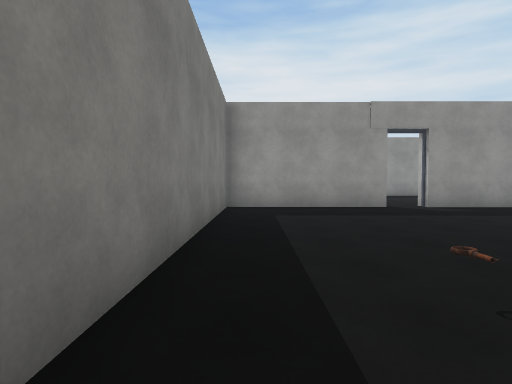
View 1 (above)

18 first-person views from a walk through a 3-D level made in the Unity game engine. The camera is 1.4 m above the floor, tilts 2° down and sees 80° across. The floor is counted in squares, 2 m on a side. Each view is taken from the middle of a square. On the plan, view 1 faces up. The plan holds only what a view shows up to about 10 squares ahead; the rest is blank. The place goes on beyond the plan. The player character is not drawn. Door leaves are left out, so doorways stand open. Some surface patterns are stand-ins.

View 2
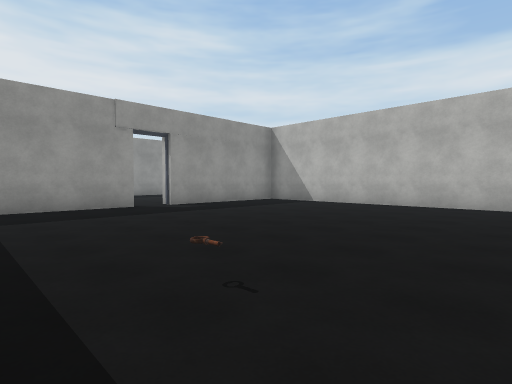

View 3
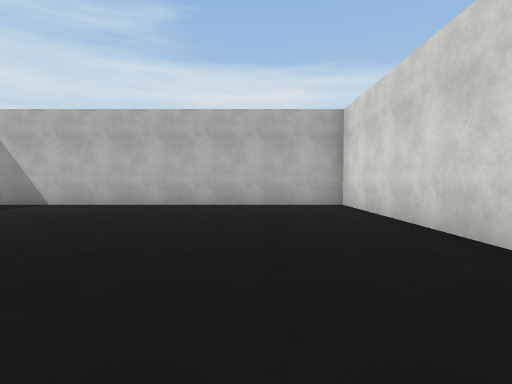

View 4
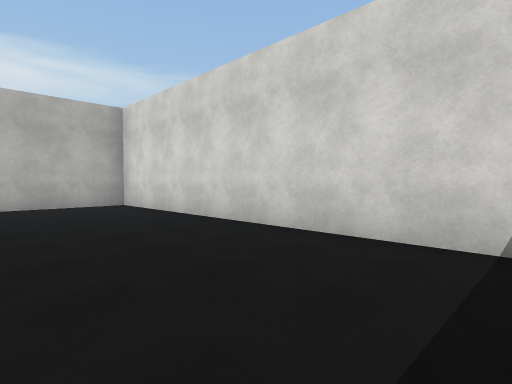

View 5
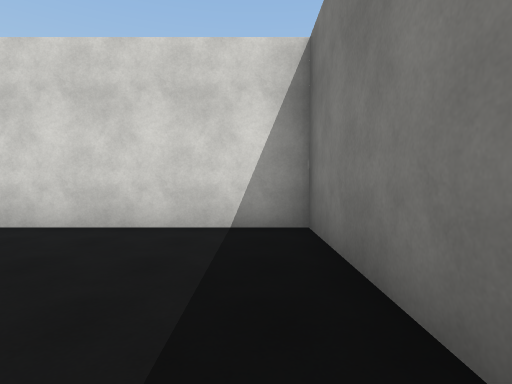

View 6
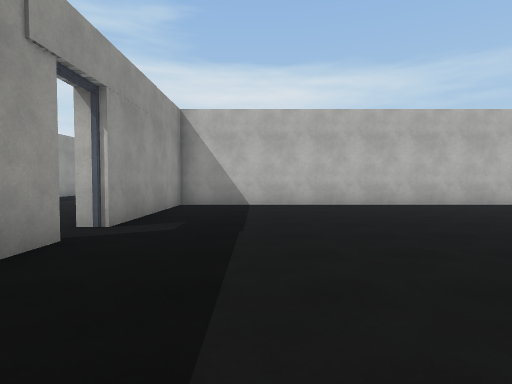

View 7
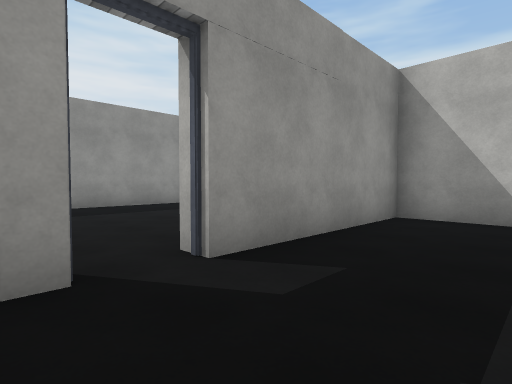

View 8
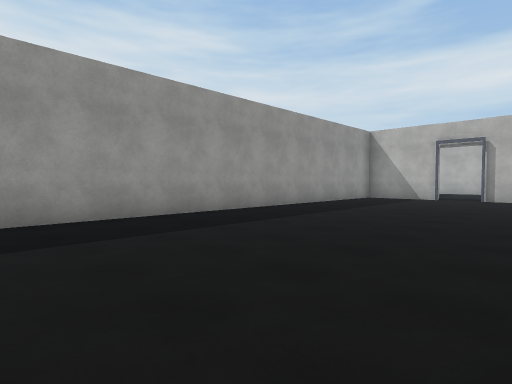

View 9
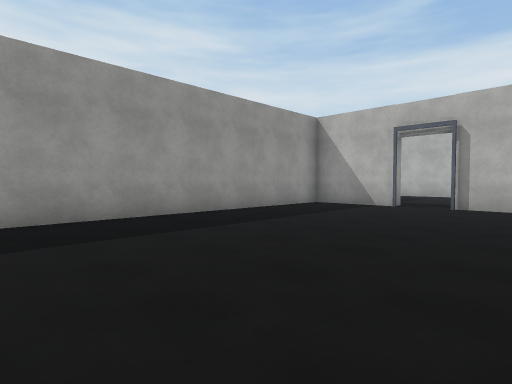

View 10
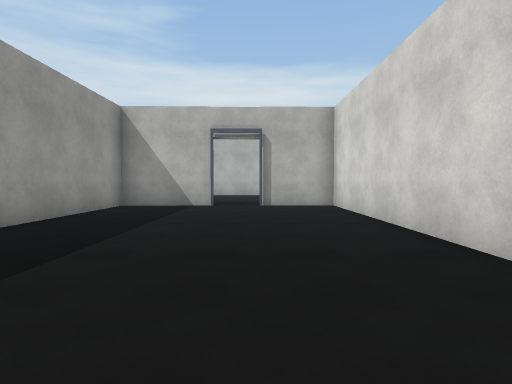

View 11
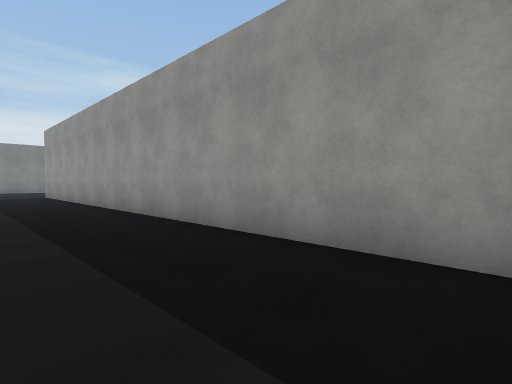

View 12
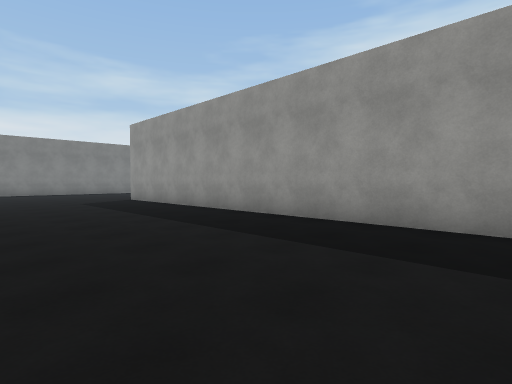

View 13
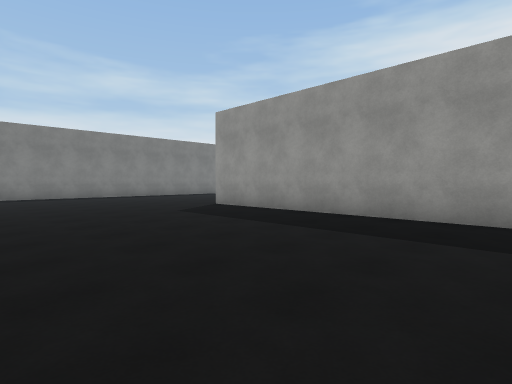

View 14
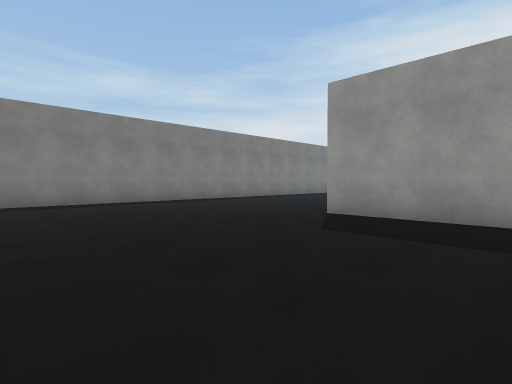

View 15
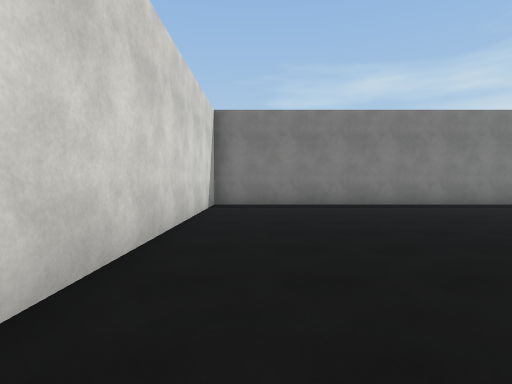

View 16
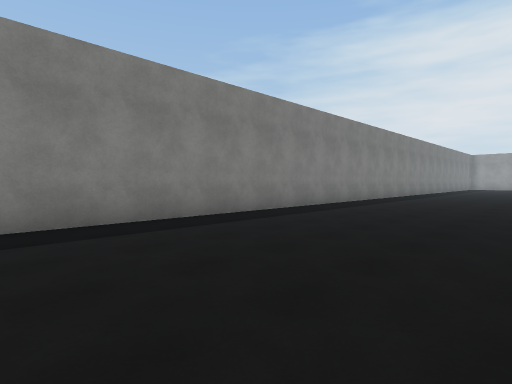

View 17
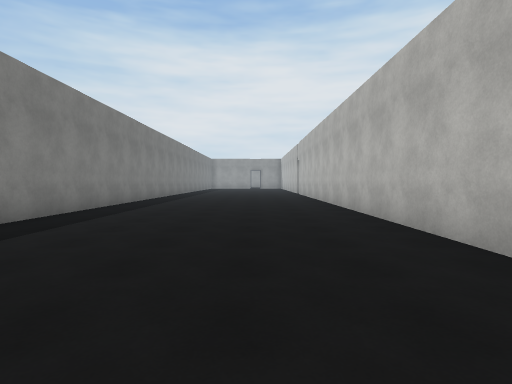

View 18
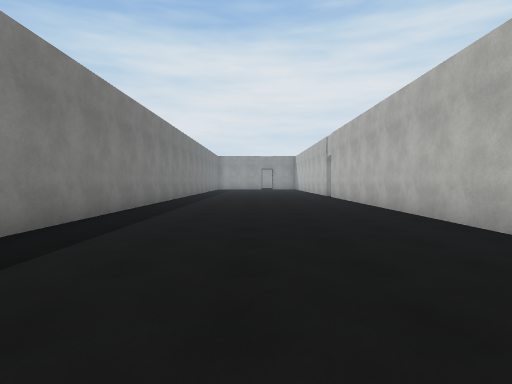

### Floor plan
Points are (right, up) in squares from view 1. A wall is a line through its corners. A room is listed if a view was taken in it or the views show most of it. See-through windows are left out.
Room 1 (views 1, 2, 3, 4, 5, 6, 7)
walls: (3.6, 8.3) (-0.8, 8.3) (-0.8, -2.6) (9.1, -2.6) (9.1, 8.3) (4.6, 8.3)
ways out: open door at (4, 8) to room 2
objects: other object (1, 2)
Room 2 (views 8, 9, 10, 11, 12, 13, 14, 15, 16, 17, 18)
walls: (-8.6, 15.8) (-8.6, 26); (4.6, 8.3) (4.6, 8.8); (11.6, 8.7) (17.8, 8.7) (17.8, 11); (-15.2, 26) (-15.2, 8.7) (-7.4, 8.7); (17.8, 12.1) (17.7, 14.9) (-8.8, 14.9)
ways out: open door at (4, 8) to room 1; open door at (18, 11.5)

Where each view was taken, in squares from view 1:
view 1: 0 up, 0 right, facing up
view 2: 0 up, 0 right, facing up-right
view 3: 0 up, 0 right, facing right
view 4: 1 up, 0 right, facing down-right
view 5: 2 up, 0 right, facing down
view 6: 6 up, 0 right, facing right
view 7: 6 up, 3 right, facing up-right
view 8: 9 up, 5 right, facing up-right
view 9: 9 up, 9 right, facing up-right
view 10: 11 up, 9 right, facing right
view 11: 12 up, 7 right, facing up-left
view 12: 10 up, 3 right, facing up-left
view 13: 9 up, 1 left, facing up-left
view 14: 9 up, 5 left, facing up-left
view 15: 10 up, 6 left, facing left
view 16: 12 up, 10 left, facing up-left
view 17: 13 up, 11 left, facing up
view 18: 16 up, 12 left, facing up
